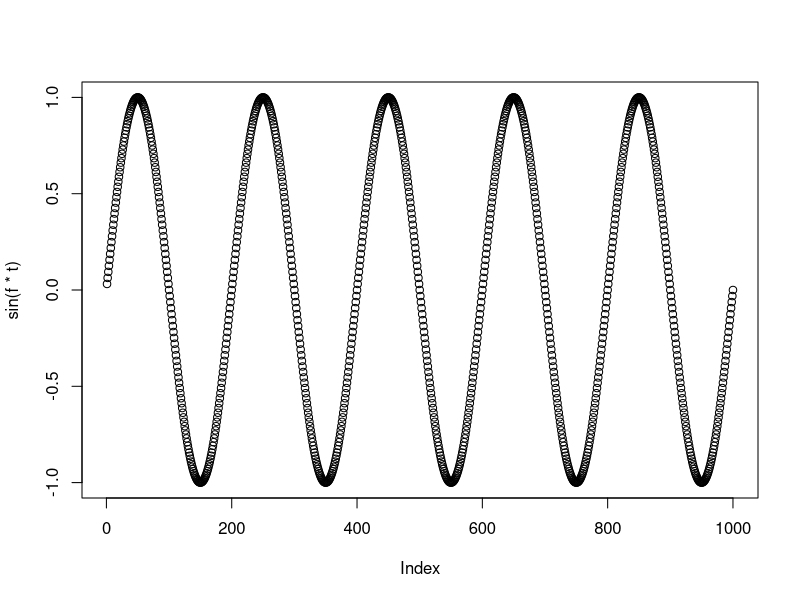
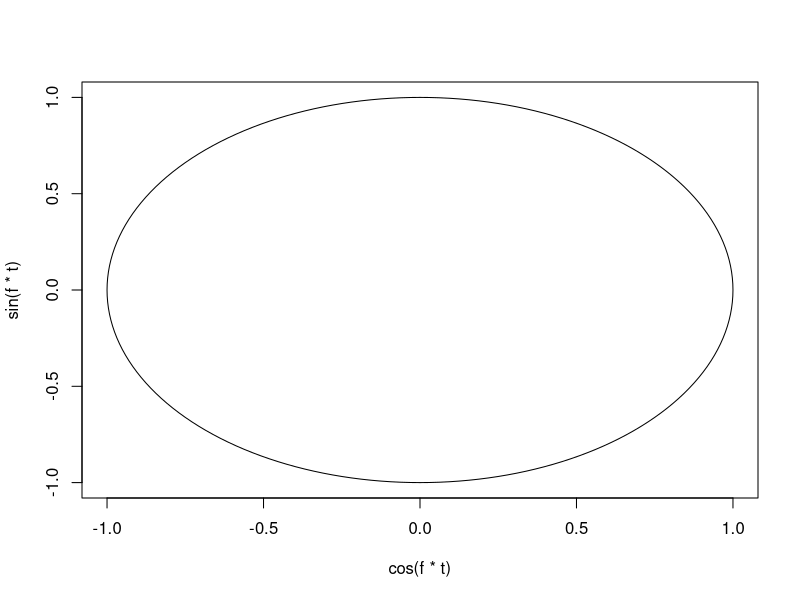
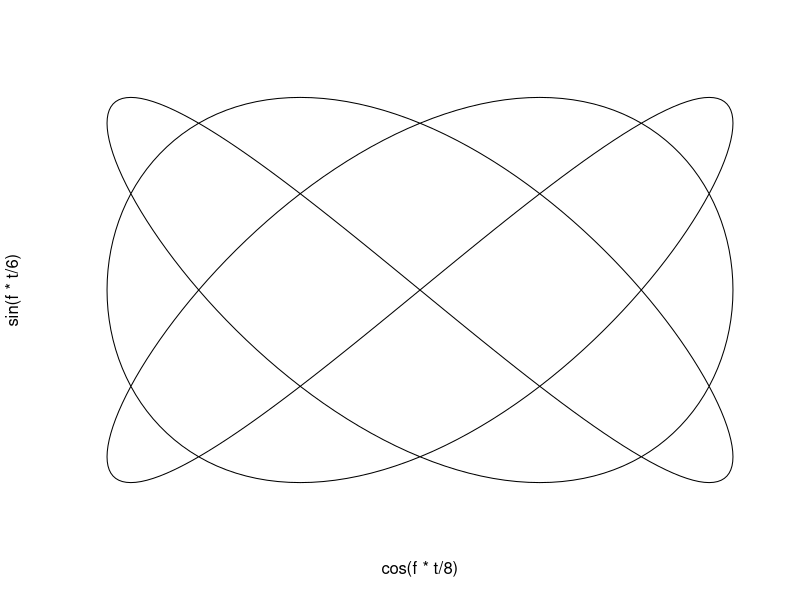

R code for these plots, in order:
# Created on 
# Course work: 
# @author: Vedha
# Source:
    # https://github.com/dmackinnon1/r_examples/tree/master/simple



#http://www.mathrecreation.com/2015/08/simple-fun-with-r.html

#example 1a plotting the sin function

t <- 1:1000
f <- pi/100
plot(sin(f*t))

#example 1b plotting a circle

t <- 1:1000
f <- pi/100
plot(cos(f*t), sin(f*t), type="l")

#example 1c lissajous figure

t <- 1:1000
f <- pi/10
plot(cos(f*t/8), sin(f*t/6), axes=FALSE, type="l")